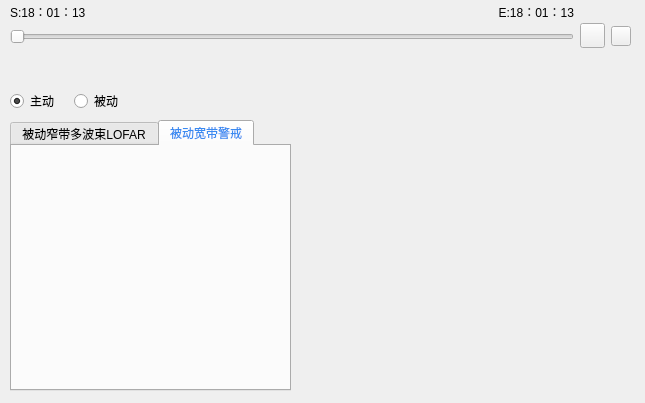
<?xml version="1.0" encoding="UTF-8"?>
<ui version="4.0">
 <class>X31JzForm</class>
 <widget class="QWidget" name="X31JzForm">
  <property name="geometry">
   <rect>
    <x>0</x>
    <y>0</y>
    <width>645</width>
    <height>403</height>
   </rect>
  </property>
  <property name="windowTitle">
   <string>Form</string>
  </property>
  <property name="autoFillBackground">
   <bool>true</bool>
  </property>
  <widget class="QWidget" name="layoutWidget">
   <property name="geometry">
    <rect>
     <x>10</x>
     <y>0</y>
     <width>621</width>
     <height>72</height>
    </rect>
   </property>
   <layout class="QHBoxLayout" name="horizontalLayout_5">
    <item>
     <layout class="QVBoxLayout" name="verticalLayout">
      <item>
       <layout class="QHBoxLayout" name="horizontalLayout_4">
        <item>
         <widget class="QLabel" name="lbStart">
          <property name="styleSheet">
           <string notr="true">border-image:none;</string>
          </property>
          <property name="text">
           <string>S:18：01：13</string>
          </property>
         </widget>
        </item>
        <item>
         <widget class="QLabel" name="lbEnd">
          <property name="styleSheet">
           <string notr="true">border-image:none;</string>
          </property>
          <property name="text">
           <string>E:18：01：13</string>
          </property>
          <property name="alignment">
           <set>Qt::AlignRight|Qt::AlignTrailing|Qt::AlignVCenter</set>
          </property>
         </widget>
        </item>
       </layout>
      </item>
      <item>
       <widget class="QSlider" name="slider">
        <property name="styleSheet">
         <string notr="true">border-image:none;</string>
        </property>
        <property name="pageStep">
         <number>1</number>
        </property>
        <property name="orientation">
         <enum>Qt::Horizontal</enum>
        </property>
       </widget>
      </item>
      <item>
       <widget class="QLabel" name="lbRunningTime">
        <property name="styleSheet">
         <string notr="true">border-image:none;</string>
        </property>
        <property name="text">
         <string/>
        </property>
       </widget>
      </item>
     </layout>
    </item>
    <item>
     <layout class="QHBoxLayout" name="horizontalLayout_3">
      <item>
       <widget class="QPushButton" name="btnStart">
        <property name="minimumSize">
         <size>
          <width>25</width>
          <height>25</height>
         </size>
        </property>
        <property name="maximumSize">
         <size>
          <width>25</width>
          <height>25</height>
         </size>
        </property>
        <property name="styleSheet">
         <string notr="true">border-image: url(:/destop/start.png);
</string>
        </property>
        <property name="text">
         <string/>
        </property>
       </widget>
      </item>
      <item>
       <widget class="QPushButton" name="btnStop">
        <property name="minimumSize">
         <size>
          <width>20</width>
          <height>20</height>
         </size>
        </property>
        <property name="maximumSize">
         <size>
          <width>20</width>
          <height>20</height>
         </size>
        </property>
        <property name="styleSheet">
         <string notr="true">border-image: url(:/destop/stop.png);</string>
        </property>
        <property name="text">
         <string/>
        </property>
       </widget>
      </item>
     </layout>
    </item>
   </layout>
  </widget>
  <widget class="QWidget" name="layoutWidget">
   <property name="geometry">
    <rect>
     <x>10</x>
     <y>90</y>
     <width>122</width>
     <height>22</height>
    </rect>
   </property>
   <layout class="QHBoxLayout" name="horizontalLayout">
    <item>
     <widget class="QRadioButton" name="rbActive">
      <property name="styleSheet">
       <string notr="true">border-image:none;</string>
      </property>
      <property name="text">
       <string>主动</string>
      </property>
      <property name="checked">
       <bool>true</bool>
      </property>
     </widget>
    </item>
    <item>
     <widget class="QRadioButton" name="rbPassive">
      <property name="styleSheet">
       <string notr="true">border-image:none;</string>
      </property>
      <property name="text">
       <string>被动</string>
      </property>
     </widget>
    </item>
   </layout>
  </widget>
  <widget class="QWidget" name="horizontalLayoutWidget">
   <property name="geometry">
    <rect>
     <x>10</x>
     <y>120</y>
     <width>281</width>
     <height>271</height>
    </rect>
   </property>
   <layout class="QHBoxLayout" name="horizontalLayout_2">
    <item>
     <layout class="QVBoxLayout" name="hlvContainer">
      <item>
       <widget class="QTabWidget" name="tabWidget">
        <property name="styleSheet">
         <string notr="true">QTabBar::tab {
    border-image:url(:/destop/background.png);
    color:#EBECFB;
    padding-right:10px;
    padding-top:5px;
    padding-bottom:5px;
    padding-left:5px;
    border:1px solid #F2F2F2;
}
QTabBar::tab:hover {
    color:#4169E1;
}
QTabBar::tab:selected {
    color:#398AF1;
}</string>
        </property>
        <property name="currentIndex">
         <number>1</number>
        </property>
        <widget class="QWidget" name="tab_2">
         <attribute name="title">
          <string>被动窄带多波束LOFAR</string>
         </attribute>
         <layout class="QHBoxLayout" name="horizontalLayout_7">
          <property name="spacing">
           <number>0</number>
          </property>
          <property name="leftMargin">
           <number>0</number>
          </property>
          <property name="topMargin">
           <number>0</number>
          </property>
          <property name="rightMargin">
           <number>0</number>
          </property>
          <property name="bottomMargin">
           <number>0</number>
          </property>
          <item>
           <widget class="MStreampColorPlot" name="mbLofarPlot" native="true"/>
          </item>
         </layout>
        </widget>
        <widget class="QWidget" name="tab">
         <attribute name="title">
          <string>被动宽带警戒</string>
         </attribute>
         <layout class="QHBoxLayout" name="horizontalLayout_6">
          <property name="spacing">
           <number>0</number>
          </property>
          <property name="leftMargin">
           <number>0</number>
          </property>
          <property name="topMargin">
           <number>0</number>
          </property>
          <property name="rightMargin">
           <number>0</number>
          </property>
          <property name="bottomMargin">
           <number>0</number>
          </property>
          <item>
           <widget class="MStreampColorPlot" name="pwdPlot" native="true"/>
          </item>
         </layout>
        </widget>
       </widget>
      </item>
     </layout>
    </item>
   </layout>
  </widget>
  <widget class="MStreampColorPlot" name="pwdPlot_2" native="true">
   <property name="geometry">
    <rect>
     <x>300</x>
     <y>120</y>
     <width>331</width>
     <height>271</height>
    </rect>
   </property>
  </widget>
 </widget>
 <customwidgets>
  <customwidget>
   <class>MStreampColorPlot</class>
   <extends>QWidget</extends>
   <header location="global">mstreampcolorplot.h</header>
   <container>1</container>
  </customwidget>
 </customwidgets>
 <tabstops>
  <tabstop>btnStart</tabstop>
  <tabstop>btnStop</tabstop>
  <tabstop>tabWidget</tabstop>
  <tabstop>slider</tabstop>
  <tabstop>rbActive</tabstop>
  <tabstop>rbPassive</tabstop>
 </tabstops>
 <resources/>
 <connections/>
</ui>
